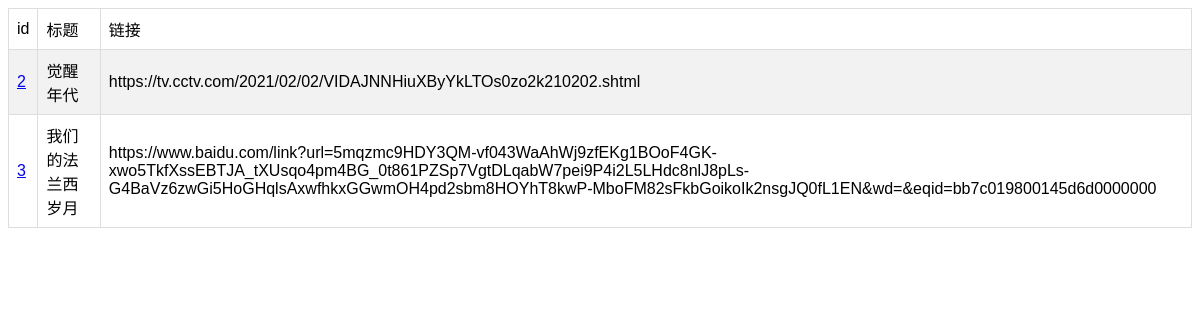
/read, run on an earlier commit of the app's database.
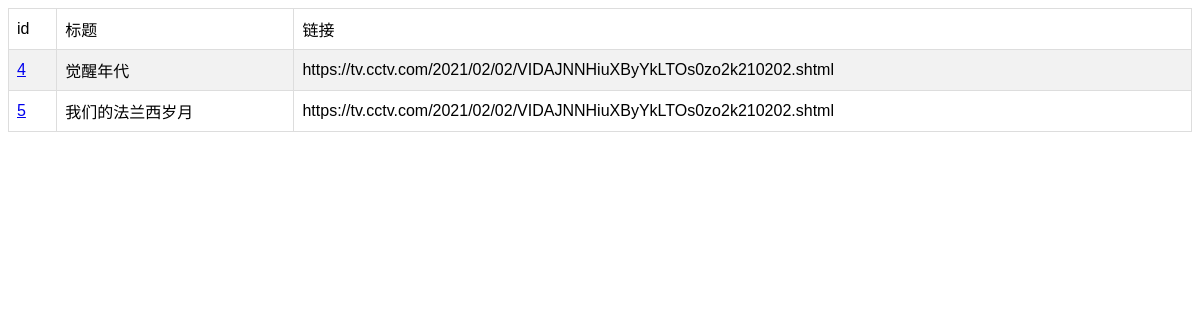
And on a later commit of the database.
### study_record/models.py (models this page shows, shortened)
class ReadNoteModel(models.Model):
    id = models.AutoField(primary_key=True, verbose_name='id')
    title = models.CharField(verbose_name='标题', max_length=256)
    content = models.TextField(verbose_name='内容')
    submit_time = models.DateTimeField(verbose_name='提交时间', default=timezone.now)
    edit_time = models.DateTimeField(verbose_name="最后编辑时间", default=timezone.now)
    link = models.CharField(verbose_name='阅读链接', max_length=256, blank=True, null=True)
    class Meta:
        verbose_name = '阅读笔记'
        verbose_name_plural = '阅读笔记'
        db_table = 'read_note_table'

### study_record/views.py (the view)
# urls.py: path('read', ReadNoteListView.as_view(), name='read_list'),
class ReadNoteListView(ListView):
    model = ReadNoteModel
    template_name = "study_record/read_note.html"
    context_object_name = "read_note_list"

### templates/study_record/read_note.html (shortened to what this page needs)
<!DOCTYPE html>
<html lang="en">
<head>
    {% load static %}
    <link rel="stylesheet" type="text/css" href="{% static 'css/read_note.css' %}">
</head>
<body>
{% if read_note_list %}
    <table id="read_note_table">
        <tr>
            <td>id</td>
            <td>标题</td>
            <td>链接</td>
        </tr>
        {% for item in read_note_list %}
            <tr>
                <td><a href="read/{{ item.id }}/detail">{{ item.id }}</a></td>
                <td>{{ item.title }}</td>
                <td>{{ item.link }}</td>
            </tr>
        {% endfor %}
    </table>
{% elif read_note_detail %}
    id：{{ read_note_detail.id }}<br/>
    标题：{{ read_note_detail.title }}<br/>
    正文：{{ read_note_detail.content }}<br/>
    提交时间：{{ read_note_detail.submit_time }}<br/>
    最后编辑时间：{{ read_note_detail.edit_time }}<br/>
{% elif read_note_edit %}
    <form method="post">
        {% csrf_token %}
        {{ read_note_edit_form.as_p }}
        <input type="submit" value="Update">
    </form>
{% elif read_note_create %}
    <form method="post">
    {% csrf_token %}
    {{ read_note_create_form.as_p }}
    <input type="submit" value="create">
    </form>
{% endif %}
</body>
</html>

### static/css/read_note.css (style rules this page uses)
#read_note_table { font-family: Arial, Helvetica, sans-serif; border-collapse: collapse; width: 100%; }
#read_note_table td, #read_note_table th { border: 1px solid #ddd; padding: 8px; }
#read_note_table tr:nth-child(even) { background-color: #f2f2f2; }

What changed in the data, as far as the page shows it:
removed ReadNoteModel: id "2", title "觉醒年代", link "https://tv.cctv.com/2021/02/02/VIDAJNNHiuXByYkLTOs0zo2k210202.shtml"
removed ReadNoteModel: id "3", title "我们的法兰西岁月", link "https://www.baidu.com/link?url=5mqzmc9HDY3QM-vf043WaAhWj9zfEKg1BOoF4GK-xwo5TkfXssEBTJA_tXUsqo4pm4BG_0t861PZSp7VgtDLqabW7pei9P4i2L5LHdc8nlJ8pLs-G4BaVz6zwGi5HoGHqlsAxwfhkxGGwmOH4pd2sbm8HOYhT8kwP-MboFM82sFkbGoikoIk2nsgJQ0fL1EN&wd=&eqid=bb7c019800145d6d0000000"
added ReadNoteModel: id "4", title "觉醒年代", link "https://tv.cctv.com/2021/02/02/VIDAJNNHiuXByYkLTOs0zo2k210202.shtml"
added ReadNoteModel: id "5", title "我们的法兰西岁月", link "https://tv.cctv.com/2021/02/02/VIDAJNNHiuXByYkLTOs0zo2k210202.shtml"
